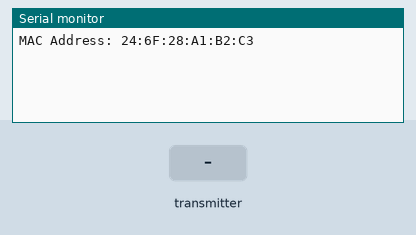
Bench run of a sketch on a simulated ESP32. On the bench: the last lines printed to the serial monitor. The inputs (shaded band) are chosen by the test bench.

Above: at 1.2 s.
1.3 s: the transmitter starts sending x = 0
At 1.61 s:
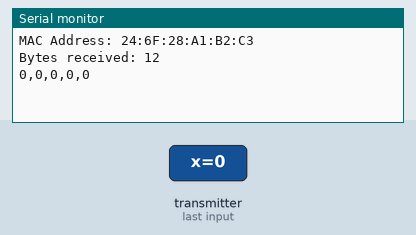
2.8 s: the transmitter starts sending y = 1024
At 3.11 s:
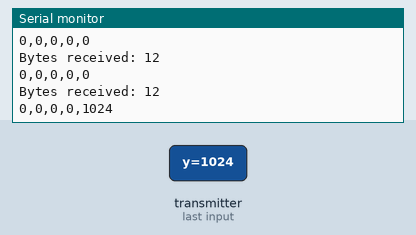
4.3 s: the transmitter starts sending button1 = 1
At 4.61 s:
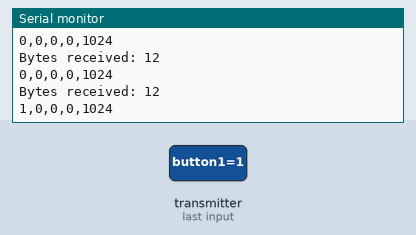
5.8 s: the transmitter starts sending button2 = 1
At 6.11 s:
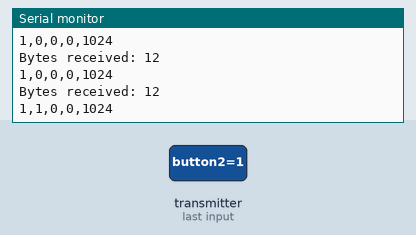
7.3 s: the transmitter starts sending button3 = 1
At 7.61 s:
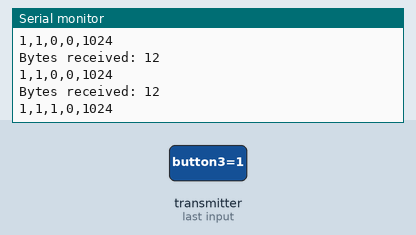
8.8 s: the transmitter starts sending x = 1024
At 9.11 s:
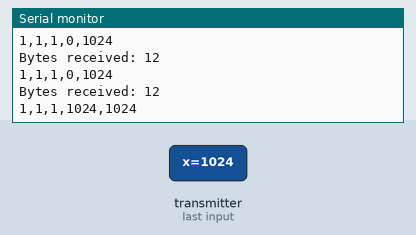

Measured:
- after the input at 1.3 s, the serial monitor: prints a new line at once (image 1)
- after the input at 2.8 s, the serial monitor: prints a new line at once (image 2)
- after the input at 4.3 s, the serial monitor: prints a new line at once (image 3)
- after the input at 5.8 s, the serial monitor: prints a new line at once (image 4)
- after the input at 7.3 s, the serial monitor: prints a new line at once (image 5)
- after the input at 8.8 s, the serial monitor: prints a new line at once (image 6)

The sketch:

ESP-Now_Controller_Test_Receiver.ino
```cpp
#include <esp_now.h>
#include <WiFi.h>


struct ControllerData {
    int x;
    int y;
    bool button1;
    bool button2;
    bool button3;
};


//String deviceName = "ESP 1";
String deviceName = "ESP Receiver";

// REPLACE WITH THE MAC Address of your receiver
uint8_t broadcasterAddress[] = {0x94, 0xB9, 0x7E, 0xD9, 0xF9, 0x3C};

String success;

esp_now_peer_info_t peerInfo;

ControllerData received;

// Callback when data is received
void OnDataRecv(const uint8_t * mac, const uint8_t  *incomingData, int len) {
  memcpy(&received, incomingData, sizeof(received));
  Serial.print("Bytes received: ");
  Serial.println(len);

  // Print the controller data
  Serial.print(received.button1);
  Serial.print(",");
  Serial.print(received.button2);
  Serial.print(",");
  Serial.print(received.button3);
  Serial.print(",");
  Serial.print(received.x);
  Serial.print(",");
  Serial.print(received.y);
  Serial.println();
}

void setup() {
  // Initialize Serial and ESP-Now
  Serial.begin(115200);
  WiFi.mode(WIFI_MODE_STA);
  Serial.print("MAC Address: ");
  Serial.println(WiFi.macAddress());

  // Init ESP-NOW
  if (esp_now_init() != ESP_OK) {
    Serial.println("Error initializing ESP-NOW");
    return;
  }

  // Register peer
  memcpy(peerInfo.peer_addr, broadcasterAddress, 6);
  peerInfo.channel = 0;
  peerInfo.encrypt = false;

  // Add peer
  if (esp_now_add_peer(&peerInfo) != ESP_OK){
    Serial.println("Failed to add peer");
    return;
  }
  // Register for a callback function that will be called when data is received
  esp_now_register_recv_cb(OnDataRecv);
}

void loop() {
    // Perform other tasks in the main loop here

    // Delay or other operations as needed
    delay(10);
}
```
